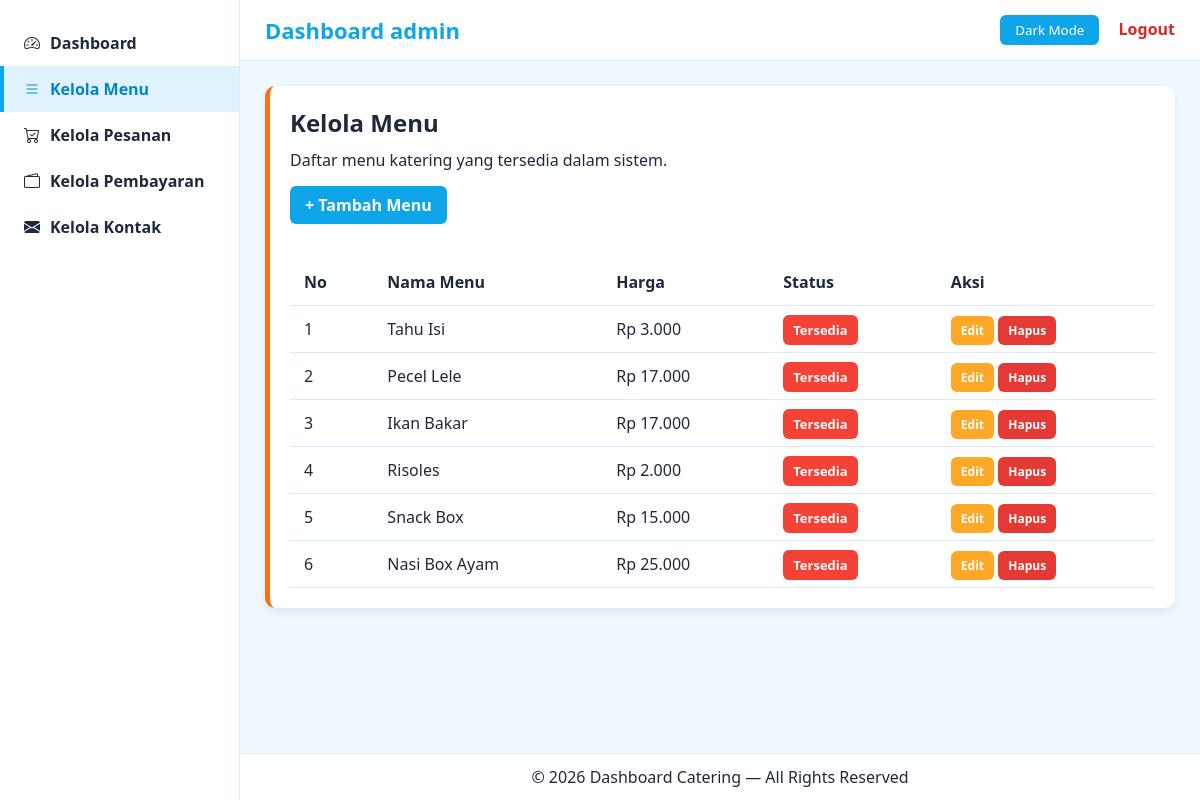
Page /dashboard/menu/index.php (signed in) on the committed database.
### tables this page shows
CREATE TABLE `menu` (
  `id_menu` int(11) NOT NULL,
  `id_kategori` int(11) DEFAULT NULL,
  `nama_menu` varchar(100) NOT NULL,
  `deskripsi` text DEFAULT NULL,
  `harga` decimal(10,2) NOT NULL,
  `foto` varchar(100) DEFAULT NULL,
  `status` enum('tersedia','habis') DEFAULT 'tersedia'
);

### dashboard/menu/index.php (the view, shortened to what this page needs)
<?php
include "../../config.php";
$query = mysqli_query($conn, "SELECT * FROM menu ORDER BY id_menu DESC");
$menu = [];
while ($row = mysqli_fetch_assoc($query)) {
    $menu[] = $row;
}
?>
<!doctype html>
<html lang="en">
<head>
    <link rel="stylesheet" href="https://cdn.jsdelivr.net/npm/bootstrap-icons/font/bootstrap-icons.css">
    <link rel="stylesheet" href="../assets/style.css">
</head>
<body>
<div class="sidebar">
    <a href="../index.php"><i class="bi bi-speedometer2"></i> Dashboard</a>
    <a href="index.php" class="active"><i class="bi bi-list"></i> Kelola Menu</a>
    <a href="../pesanan/index.php"><i class="bi bi-cart-check"></i> Kelola Pesanan</a>
    <a href="../pembayaran/index.php"><i class="bi bi-wallet2"></i> Kelola Pembayaran</a>
    <a href="../kontak/index.php"><i class="bi bi-envelope-fill"></i> Kelola Kontak</a>
</div>
<div class="main">
<header>
    <a href="../../index.php" style="text-decoration: none; color: inherit;">
        <div class="logo">Dashboard admin</div>
    </a>
    <div class="right">
        <button id="toggleMode">Dark Mode</button>
        <a href="../../logout.php" style="margin-left: 15px; color:#dc2626; font-weight:600; text-decoration:none;">Logout</a>
    </div>
</header>
<div class="content">
    <div class="card">
        <h2 style="margin-bottom: 10px;">Kelola Menu</h2>
        <p>Daftar menu katering yang tersedia dalam sistem.</p>
        <a href="tambah.php"
           style="
           padding: 8px 15px;
           background: var(--primary);
           color:white;
           border-radius:6px;
           text-decoration:none;
           font-weight:600;
           display:inline-block;
           margin: 15px 0;">
            + Tambah Menu
        </a>
        <table class="table">
            <thead>
                <tr>
                    <th>No</th>
                    <th>Nama Menu</th>
                    <th>Harga</th>
                    <th>Status</th>
                    <th>Aksi</th>
                </tr>
            </thead>
            <tbody>
            <?php if (empty($menu)): ?>
                <tr>
                    <td colspan="5" class="td-center">Belum ada data menu.</td>
                </tr>
            <?php else: ?>
                <?php $no = 1; foreach ($menu as $row): ?>
                    <tr>
                        <td><?= $no++ ?></td>
                        <td><?= htmlspecialchars($row['nama_menu']) ?></td>
                        <td>Rp <?= number_format($row['harga'], 0, ',', '.') ?></td>
                        <td>
                            <span class="badge <?= $row['status'] === 'aktif' ? 'badge-success' : 'badge-danger' ?>">
                                <?= ucfirst($row['status']) ?>
                            </span>
                        </td>
                        <td>
                            <a href="edit.php?id_menu=<?= $row['id_menu'] ?>" class="btn-warning small">Edit</a>
                            <a href="#" onclick="confirmDelete('hapus.php?id_menu=<?= $row['id_menu'] ?>')" class="btn-danger small">Hapus</a>
                        </td>
                    </tr>
                <?php endforeach; ?>
            <?php endif; ?>
            </tbody>
        </table>
    </div>
</div>
<footer>
    © <?= date("Y") ?> Dashboard Catering — All Rights Reserved
</footer>
</div>
</body>
</html>

### dashboard/assets/style.css (style rules this page uses)
* { margin: 0; padding: 0; box-sizing: border-box; font-family: "Segoe UI", Arial, sans-serif; }
:root { --primary: #0ea5e9; --primary-hover: #0284c7; --accent: #f97316; --bg-color: #f0f9ff; --text-color: #1e293b; --header-bg: #ffffff; --sidebar-bg: #ffffff; --sidebar-border: #dbeafe; --sidebar-link: #1e293b; --sidebar-link-hover: #0284c7; --sidebar-active-bg: #e0f2fe; --sidebar-active-text: #0284c7; --card-bg: #ffffff; --footer-bg: #ffffff; }
body { background: var(--bg-color); color: var(--text-color); display: flex; min-height: 100vh; transition: 0.35s ease-in-out; }
.sidebar { width: 240px; background: var(--sidebar-bg); border-right: 1px solid var(--sidebar-border); padding-top: 20px; position: fixed; height: 100vh; }
.sidebar a { display: flex; align-items: center; gap: 10px; padding: 12px 20px; text-decoration: none; font-weight: 600; color: var(--sidebar-link); transition: 0.25s; border-left: 4px solid transparent; }
.sidebar a.active { background: var(--sidebar-active-bg); color: var(--sidebar-active-text) !important; border-left: 4px solid var(--primary); }
.main { margin-left: 240px; width: calc(100% - 240px); display: flex; flex-direction: column; }
header { background: var(--header-bg); color: var(--text-color); padding: 15px 25px; display: flex; justify-content: space-between; align-items: center; border-bottom: 1px solid var(--sidebar-border); position: sticky; top: 0; z-index: 99; }
header .logo { font-size: 22px; font-weight: bold; color: var(--primary); }
#toggleMode { padding: 6px 15px; background: var(--primary); border: none; border-radius: 6px; color: white; cursor: pointer; transition: 0.2s; }
.content { padding: 25px; }
.card { background: var(--card-bg); padding: 20px; border-radius: 10px; box-shadow: 0 4px 10px rgba(0,0,0,0.08); margin-bottom: 22px; border-left: 5px solid var(--accent); }
footer { margin-top: auto; text-align: center; padding: 12px; background: var(--footer-bg); border-top: 1px solid var(--sidebar-border); }

### dashboard/menu/index.php (style rules this page uses)
.table { width: 100%; border-collapse: collapse; margin-top: 20px; }
.table th, .table td { padding: 12px 14px; border-bottom: 1px solid var(--sidebar-border); text-align: left; color: var(--text-color); }
.table th { background: var(--card-bg); font-weight: 700; }
.badge { padding: 6px 10px; border-radius: 6px; font-size: 13px; font-weight: 600; }
.badge-danger { background: #f44336; color: #fff; }
.btn-warning.small, .btn-danger.small { padding: 6px 10px; font-size: 12px; border-radius: 6px; text-decoration: none; font-weight: 600; }
.btn-warning.small { background: #ffa726; color: white; }
.btn-danger.small { background: #e53935; color: white; }

### rows in the picture
menu: nama_menu "Tahu Isi", harga "3.000", status "Tersedia"
menu: nama_menu "Pecel Lele", harga "17.000", status "Tersedia"
menu: nama_menu "Ikan Bakar", harga "17.000", status "Tersedia"
menu: nama_menu "Risoles", harga "2.000", status "Tersedia"
menu: nama_menu "Snack Box", harga "15.000", status "Tersedia"
menu: nama_menu "Nasi Box Ayam", harga "25.000", status "Tersedia"
